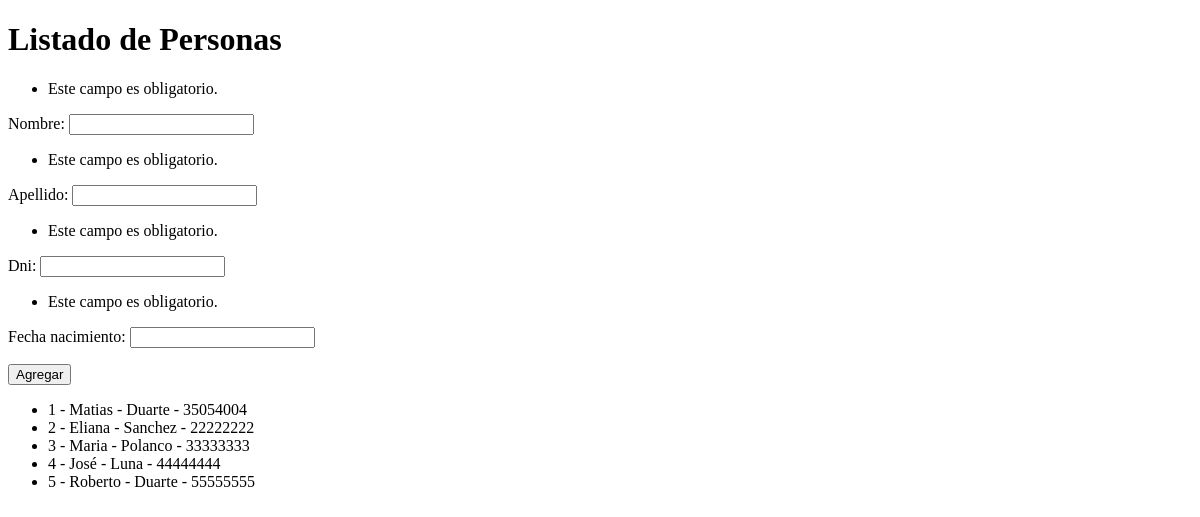
The app's page /personas/create, older data.
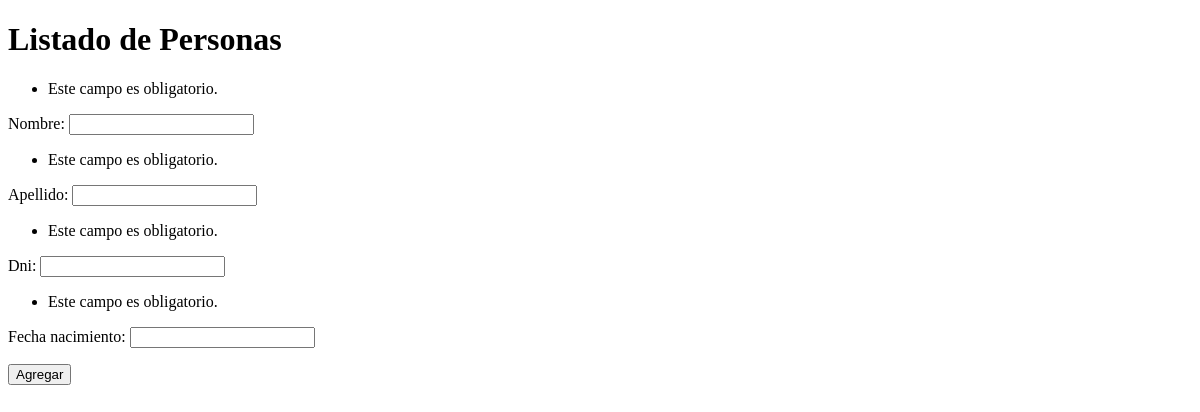
The same page, newer data.
### AppTrekking/models.py (models this page shows)
class Persona(models.Model):
    nombre = models.TextField(max_length=100)
    apellido = models.TextField(max_length=100)
    dni = models.TextField(max_length=8)
    fecha_nacimiento = models.DateField()
    def __str__(self):
        return f"{self.id} - {self.nombre} - {self.apellido} - {self.dni}"

### AppTrekking/views.py (the view)
# urls.py: path('personas/create', crear_persona, name="personas-create"),
def crear_persona(request):
    fp= PersonaForm(request.POST)
    personas= Persona.objects.all()
    context= {"personas": personas, "form": fp}
    if fp.is_valid():
        Persona(nombre= fp.data["nombre"], apellido= fp.data["apellido"], dni= fp.data["dni"], fecha_nacimiento= fp.data["fecha_nacimiento"]).save()
    return render(request, "AppTrekking/personas.html", context)

### AppTrekking/forms.py
class PersonaForm(forms.Form):
    nombre = forms.CharField(max_length=100)
    apellido = forms.CharField(max_length=100)
    dni = forms.CharField(max_length=8)
    fecha_nacimiento = forms.DateField()

### AppTrekking/templates/AppTrekking/personas.html (shortened to what this page needs)
{% extends 'AppTrekking/index.html' %}
{% block titulo %} Listado de Personas {% endblock %}
{% block listado%}
<form action="{% url 'personas-create' %}" method="POST">
    {{form.as_p}}
    <input type="submit" value="Agregar">
</form>
<ul>
    {% for persona in personas %}
        <li>{{persona}}</li>
    {% endfor %}
</ul>
{% endblock %}

Row changes from the older to the newer data that the page shows:
removed Persona: id+nombre+apellido "1 - Matias - Duarte - 35054004"
removed Persona: id+nombre+apellido "2 - Eliana - Sanchez - 22222222"
removed Persona: id+nombre+apellido "3 - Maria - Polanco - 33333333"
removed Persona: id+nombre+apellido "4 - José - Luna - 44444444"
removed Persona: id+nombre+apellido "5 - Roberto - Duarte - 55555555"
